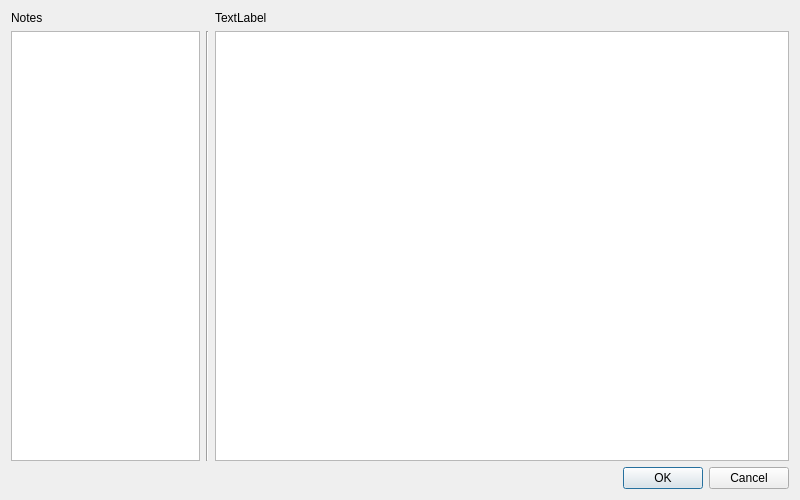
<?xml version="1.0" encoding="UTF-8"?>
<ui version="4.0">
 <class>NoteEditor</class>
 <widget class="QDialog" name="NoteEditor">
  <property name="geometry">
   <rect>
    <x>0</x>
    <y>0</y>
    <width>800</width>
    <height>500</height>
   </rect>
  </property>
  <property name="windowTitle">
   <string>Dialog</string>
  </property>
  <layout class="QGridLayout" name="gridLayout" columnstretch="1,0,1,2">
   <item row="0" column="0">
    <widget class="QLabel" name="label">
     <property name="text">
      <string>Notes</string>
     </property>
    </widget>
   </item>
   <item row="0" column="2">
    <widget class="QLabel" name="label_2">
     <property name="text">
      <string>TextLabel</string>
     </property>
    </widget>
   </item>
   <item row="1" column="0">
    <widget class="QListView" name="note_list_view"/>
   </item>
   <item row="1" column="1">
    <widget class="Line" name="line">
     <property name="orientation">
      <enum>Qt::Orientation::Vertical</enum>
     </property>
    </widget>
   </item>
   <item row="1" column="2" colspan="2">
    <widget class="QTextEdit" name="history_text_edit"/>
   </item>
   <item row="2" column="3">
    <widget class="QDialogButtonBox" name="buttonBox">
     <property name="orientation">
      <enum>Qt::Orientation::Horizontal</enum>
     </property>
     <property name="standardButtons">
      <set>QDialogButtonBox::StandardButton::Cancel|QDialogButtonBox::StandardButton::Ok</set>
     </property>
    </widget>
   </item>
  </layout>
 </widget>
 <resources/>
 <connections>
  <connection>
   <sender>buttonBox</sender>
   <signal>accepted()</signal>
   <receiver>NoteEditor</receiver>
   <slot>accept()</slot>
   <hints>
    <hint type="sourcelabel">
     <x>248</x>
     <y>254</y>
    </hint>
    <hint type="destinationlabel">
     <x>157</x>
     <y>274</y>
    </hint>
   </hints>
  </connection>
  <connection>
   <sender>buttonBox</sender>
   <signal>rejected()</signal>
   <receiver>NoteEditor</receiver>
   <slot>reject()</slot>
   <hints>
    <hint type="sourcelabel">
     <x>316</x>
     <y>260</y>
    </hint>
    <hint type="destinationlabel">
     <x>286</x>
     <y>274</y>
    </hint>
   </hints>
  </connection>
 </connections>
</ui>
